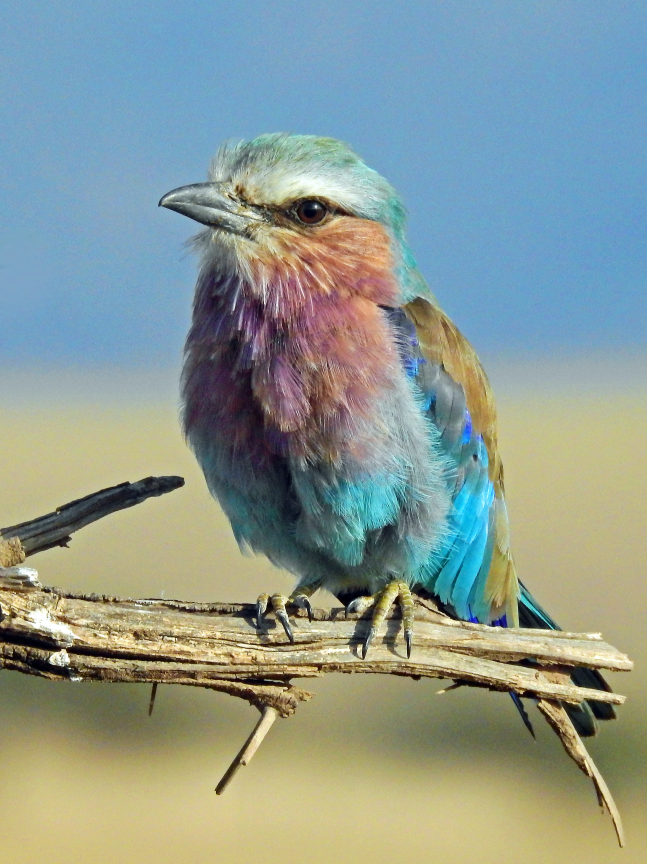
#> input picture Images/image7.jpg, 2588 x 3456 px, found by its file name (shown at 1/4 size)
$ jupyter execute 'Ex 15.ipynb'   (older library calls are emulated)
#> lines starting #> are read from the running program, lines starting #| are printed output that depends on the picture; after the words box and inside, x2 and y2 are one past the last pixel; in counts of white or black regions, pixels touching at a corner belong together
[cell 1]
# Write a python program for image segmentation with
# following techniques

[cell 2]
#10 a. Edge based Segmentation
import cv2
import numpy as np
path = r'/home/hansel/ip/Images/image7.jpg'
img=cv2.imread(path,0)
#> img: shape (3456, 2588); min 0, max 255, mean 149
img = cv2.resize(img,(300,400))
#> img: shape (400, 300)
img_gaussian = cv2.GaussianBlur(img,(3,3),0)
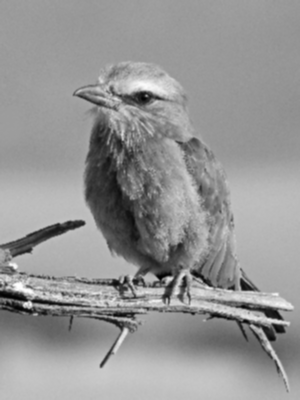
#> img_gaussian: shape (400, 300); min 1, max 255, mean 148.9
#canny
img_canny = cv2.Canny(img,100,200)
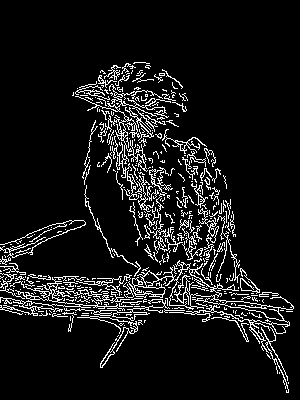
#> img_canny: shape (400, 300); 9% white in thin lines or dots, all inside (x1, y1, x2, y2) = (0, 62, 294, 393)
#sobel
img_sobelx = cv2.Sobel(img_gaussian,cv2.CV_8U,1,0,ksize=5)
img_sobely = cv2.Sobel(img_gaussian,cv2.CV_8U,0,1,ksize=5)
img_sobel = img_sobelx + img_sobely
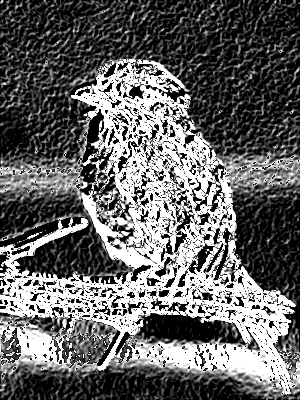
#> img_sobel: shape (400, 300); min 0, max 255, mean 101.3
#prewitt
kernelx = np.array([[1,1,1],[0,0,0],[-1,-1,-1]])
kernely = np.array([[-1,0,1],[-1,0,1],[-1,0,1]])
img_prewittx = cv2.filter2D(img_gaussian, -1, kernelx)
img_prewitty = cv2.filter2D(img_gaussian, -1, kernely)
#roberts
kernela=np.array([[-1,0,1],[-1,0,1]],dtype=float)
kernelb=np.array([[-1,0,1],[0,0,0]],dtype=float)
x=cv2.filter2D(img_gaussian,cv2.CV_16S,kernela)
y=cv2.filter2D(img_gaussian,cv2.CV_16S,kernelb)
absX=cv2.convertScaleAbs(x)
absY=cv2.convertScaleAbs(y)
Roberts=cv2.addWeighted(absX,0.5,absY,0.5,0)
cv2.imshow("Original Image", img)
cv2.imshow("Canny", img_canny)
cv2.imshow("Sobel X", img_sobelx)
cv2.imshow("Sobel Y", img_sobely)
cv2.imshow("Sobel", img_sobel)
cv2.imshow("Prewitt X", img_prewittx)
cv2.imshow("Prewitt Y", img_prewitty)
cv2.imshow("Prewitt", img_prewittx + img_prewitty)
cv2.imshow("Roberts",Roberts)
cv2.waitKey(0)
cv2.destroyAllWindows()

[cell 3]
# 10 b

import cv2
import matplotlib.pyplot as plt
path = r'/home/hansel/ip/Images/image7.jpg'
img=cv2.imread(path,0)
img = cv2.resize(img,(300,400))
blur=cv2.GaussianBlur(img,(3,3),0)
laplacian=cv2.Laplacian(blur,5,cv2.CV_64F)
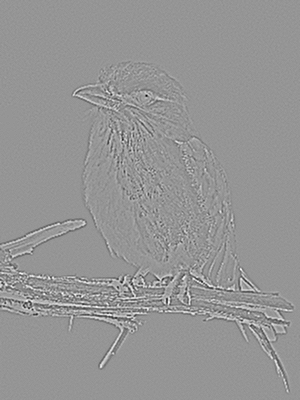
#> laplacian: shape (400, 300) float32; min -158, max 112, mean 0; drawn with min black and max white
filtered_image=cv2.convertScaleAbs(laplacian)
plt.imshow(filtered_image,cmap='gray')
plt.title('laplacian')
plt.show()

[cell 4]
# a) Edge based Segmentation
#RegionBased
import cv2
import numpy as np
path = r'/home/hansel/ip/Images/image7.jpg'
img=cv2.imread(path,0)
img = cv2.resize(img,(300,400))
img_gaussian = cv2.GaussianBlur(img,(3,3),0)
img_canny = cv2.Canny(img,100,200)
#sobel
img_sobelx = cv2.Sobel(img_gaussian,cv2.CV_8U,1,0,ksize=5)
img_sobely = cv2.Sobel(img_gaussian,cv2.CV_8U,0,1,ksize=5)
img_sobel = img_sobelx + img_sobely
cv2.imshow("Original Image", img)
cv2.imshow("Canny", img_canny)
cv2.imshow("Sobel X", img_sobelx)
cv2.imshow("Sobel Y", img_sobely)
cv2.imshow("Sobel", img_sobel)
cv2.waitKey(0)
cv2.destroyAllWindows()

[cell 5]
# b. Watershed based Segmentation
import numpy as np
import cv2 as cv
from matplotlib import pyplot as plt
path = r'/home/hansel/ip/Images/image7.jpg'
img=cv.imread(path)
#> img is the input picture: shape (3456, 2588, 3); mean B, G, R 146.4, 154.2, 139.7
img = cv.resize(img,(300,400))
#> img: shape (400, 300, 3)
cv.imshow("Original image",img)

b,g,r = cv.split(img)
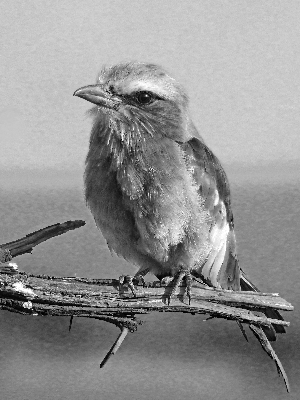
#> b: shape (400, 300); min 0, max 255, mean 146.3
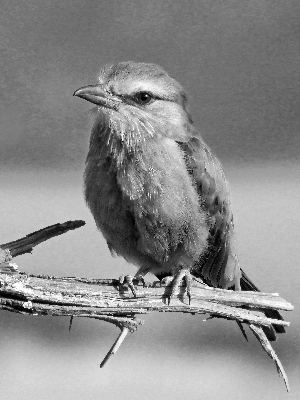
#> r: shape (400, 300); min 0, max 255, mean 139.6
rgb_img = cv.merge([r,g,b])
cv.imshow("rgb image",rgb_img)
gray = cv.cvtColor(img,cv.COLOR_BGR2GRAY)
ret, thresh = cv.threshold(gray,0,255,cv.THRESH_BINARY_INV+cv.THRESH_OTSU)
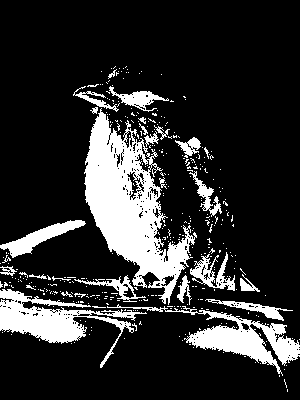
#> thresh: shape (400, 300); 17.9% white; 369 white regions (342 under 20 px), largest, box (x1, y1, x2, y2) and area: (84, 108, 197, 305) 9091, (0, 289, 147, 368) 3439, (107, 304, 300, 376) 3173
#> ret = 120
# # noise removal
kernel = np.ones((3,3),np.uint8)
opening = cv.morphologyEx(thresh,cv.MORPH_OPEN,kernel, iterations = 2)
#> opening: shape (400, 300); 11.7% white; 24 white regions, largest, box (x1, y1, x2, y2) and area: (85, 113, 188, 279) 7208, (0, 302, 83, 342) 1943, (195, 327, 273, 363) 1579
cv.imshow("image without Noise",opening)
# sure background area
sure_bg = cv.dilate(opening,kernel,iterations=3)
#> sure_bg: shape (400, 300); 18.1% white; 12 white regions, largest, box (x1, y1, x2, y2) and area: (82, 97, 205, 301) 10603, (192, 304, 300, 366) 3783, (0, 288, 86, 345) 3123
cv.imshow("sure background area",sure_bg)
# Finding sure foreground area
dist_transform = cv.distanceTransform(opening,cv.DIST_L2,5)
ret, sure_fg = cv.threshold(dist_transform,0.7*dist_transform.max(),255,0)
#> sure_fg: shape (400, 300) float32; 0.6% white; 1 white region, box (x1, y1, x2, y2) and area: (100, 178, 133, 245) 714
#> ret = 14.97
cv.imshow("sure foreground area",sure_fg)
cv.waitKey(0)
cv2.destroyAllWindows()

[cell 6]
import numpy as np
import cv2 as cv
from matplotlib import pyplot as plt
path = r'/home/hansel/ip/Images/image7.jpg'
img=cv.imread(path)
img = cv.resize(img,(300,400))
cv.imshow("Original image",img)
b,g,r = cv.split(img)
rgb_img = cv.merge([r,g,b])
cv.imshow("rgb image",rgb_img)
gray = cv.cvtColor(img,cv.COLOR_BGR2GRAY)
ret, thresh = cv.threshold(gray,0,255,cv.THRESH_BINARY_INV+cv.THRESH_OTSU)
#> ret = 120
# # noise removal
kernel = np.ones((3,3),np.uint8)
opening = cv.morphologyEx(thresh,cv.MORPH_OPEN,kernel, iterations = 2)
cv.imshow("image without Noise",opening)
# sure background area
sure_bg = cv.dilate(opening,kernel,iterations=3)
cv.imshow("sure background area",sure_bg)
# Finding sure foreground area
dist_transform = cv.distanceTransform(opening,cv.DIST_L2,5)
ret, sure_fg = cv.threshold(dist_transform,0.7*dist_transform.max(),255,0)
#> ret = 14.97
cv.imshow("sure foreground area",sure_fg)
# Finding unknown region
sure_fg = np.uint8(sure_fg)
unknown = cv.subtract(sure_bg,sure_fg)
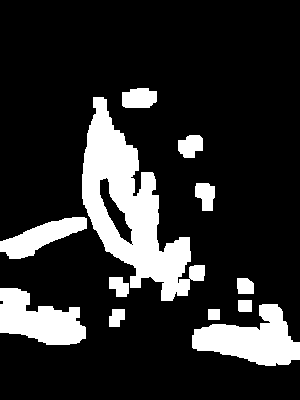
#> unknown: shape (400, 300); 17.5% white; 12 white regions, largest, box (x1, y1, x2, y2) and area: (82, 97, 205, 301) 9889, (192, 304, 300, 366) 3783, (0, 288, 86, 345) 3123
cv.imshow("unknown region",unknown)
# Marker labelling
ret, markers = cv.connectedComponents(sure_fg)
#> ret = 2
# Add one to all labels so that sure background is not 0, but 1
markers = markers+1
# Now, mark the region of unknown with zero
markers[unknown==255] = 0
markers = cv.watershed(img,markers)
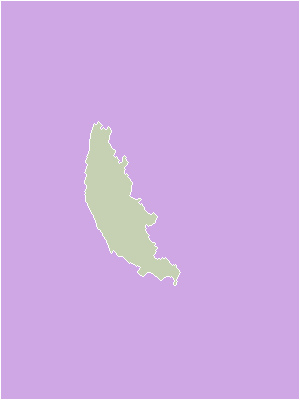
#> markers: shape (400, 300) int32; 3 distinct labels, from -1 to 2; one colour per label, 0 black, -1 white
img[markers == -1] = [255,0,0]
#> img: shape (400, 300, 3); mean B, G, R 148, 151.7, 137.4
cv.imshow("Marker labelling",markers.astype(np.uint8))
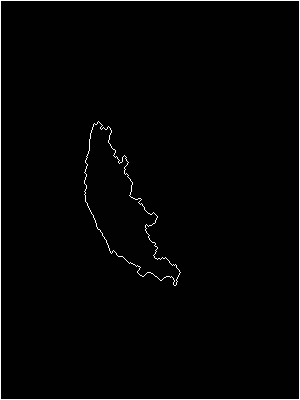
#> window 'Marker labelling': shape (400, 300); min 1, max 255, mean 5
cv.waitKey(0)
cv.destroyAllWindows()

$ run again, with Images/image1.jpg copied over Images/image7.jpg
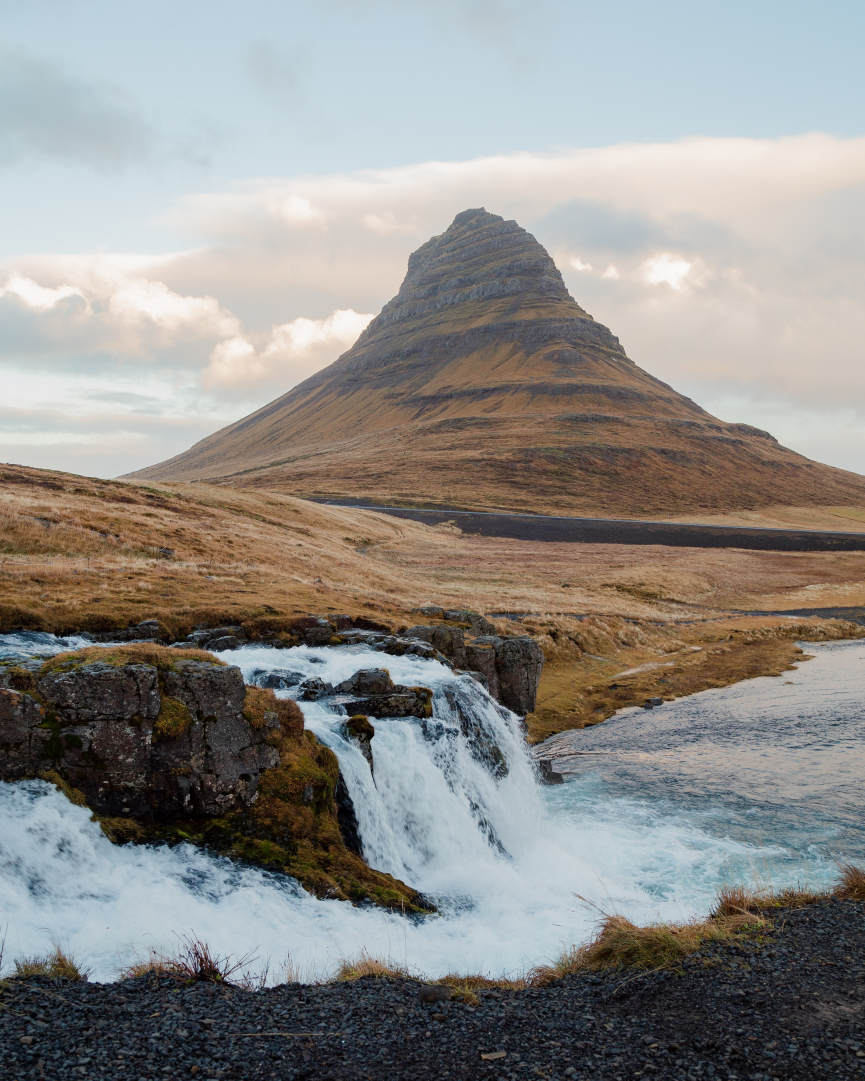
#> input picture Images/image1.jpg, 3458 x 4322 px, found by its file name (shown at 1/4 size)
#> img_canny: shape (400, 300); 14.9% white in thin lines or dots, all inside (x1, y1, x2, y2) = (0, 77, 300, 400)
#> img is the input picture: shape (4322, 3458, 3); mean B, G, R 137.5, 140.7, 142.5
#> thresh: shape (400, 300); 45% white; 288 white regions (282 under 20 px), largest, box (x1, y1, x2, y2) and area: (0, 77, 300, 400) 53149, (267, 265, 296, 275) 129, (63, 321, 74, 331) 55, (9, 323, 16, 334) 34, (167, 307, 176, 316) 21, (157, 332, 165, 337) 20
#> `ret, thresh = cv.threshold(gray,0,255,cv.THRESH_BINARY_INV+cv.THRESH_O..`: ret = 134
#> opening: shape (400, 300); 36.9% white; 23 white regions, largest, box (x1, y1, x2, y2) and area: (0, 210, 286, 340) 14799, (0, 323, 300, 400) 14041, (82, 78, 300, 219) 13218
#> sure_bg: shape (400, 300); 46% white; 7 white regions, largest, box (x1, y1, x2, y2) and area: (0, 75, 300, 343) 39081, (0, 320, 300, 400) 15294, (0, 170, 26, 186) 330
#> sure_fg: shape (400, 300) float32; 0.78% white; 1 white region, box (x1, y1, x2, y2) and area: (217, 379, 300, 400) 937
#> `ret, sure_fg = cv.threshold(dist_transform,0.7*dist_transform.max(),25..`: ret = 46.86
#> `ret, thresh = cv.threshold(gray,0,255,cv.THRESH_BINARY_INV+cv.THRESH_O..`: ret = 134
#> `ret, sure_fg = cv.threshold(dist_transform,0.7*dist_transform.max(),25..`: ret = 46.86
#> `unknown = cv.subtract(sure_bg,sure_fg)`:
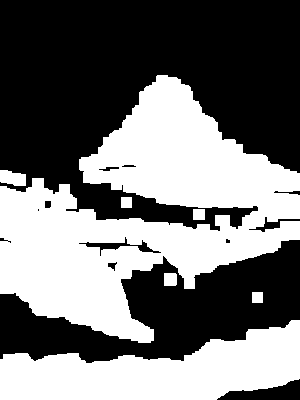
#> unknown: shape (400, 300); 45.3% white; 7 white regions, largest, box (x1, y1, x2, y2) and area: (0, 75, 300, 343) 39081, (0, 320, 300, 400) 14357, (0, 170, 26, 186) 330
#> `ret, markers = cv.connectedComponents(sure_fg)`: ret = 2
#> `cv.imshow("Marker labelling",markers.astype(np.uint8))`:
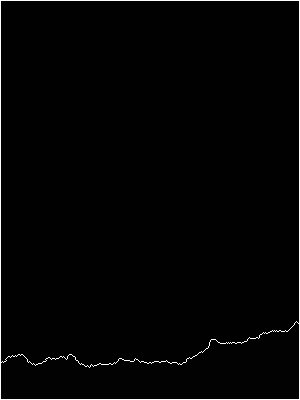
#> window 'Marker labelling': shape (400, 300); min 1, max 255, mean 4.8

$ run again, with Images/image2.jpg copied over Images/image7.jpg
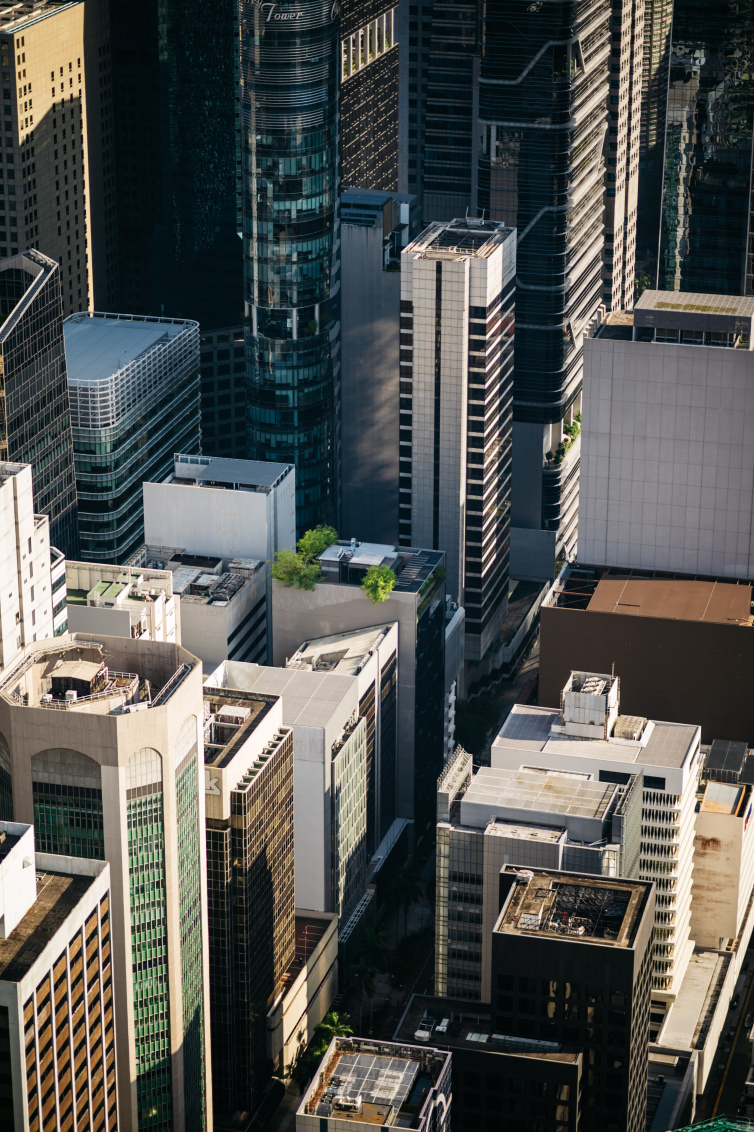
#> input picture Images/image2.jpg, 3016 x 4528 px, found by its file name (shown at 1/4 size)
#> img_canny: shape (400, 300); 20.6% white in thin lines or dots
#> img is the input picture: shape (4528, 3016, 3); mean B, G, R 80.9, 83.9, 82.2
#> thresh: shape (400, 300); 63.7% white; 713 black regions (667 under 20 px), largest, box (x1, y1, x2, y2) and area: (0, 160, 168, 400) 18233, (209, 0, 300, 222) 7635, (174, 237, 300, 396) 6851
#> `ret, thresh = cv.threshold(gray,0,255,cv.THRESH_BINARY_INV+cv.THRESH_O..`: ret = 100
#> opening: shape (400, 300); 50.9% white; 82 black regions (67 under 20 px), largest, box (x1, y1, x2, y2) and area: (0, 0, 180, 400) 30618, (207, 0, 300, 222) 11332, (174, 237, 300, 400) 9913
#> sure_bg: shape (400, 300); 66.9% white; 25 black regions (13 under 20 px), largest, box (x1, y1, x2, y2) and area: (0, 113, 163, 400) 19307, (219, 0, 300, 218) 7620, (178, 240, 300, 375) 6806
#> sure_fg: shape (400, 300) float32; 1.6% white; 4 white regions, box (x1, y1, x2, y2) and area: (56, 0, 78, 90) 1502, (180, 0, 205, 35) 423, (200, 396, 206, 400) 21, (294, 0, 300, 5) 20
#> `ret, sure_fg = cv.threshold(dist_transform,0.7*dist_transform.max(),25..`: ret = 23.1
#> `ret, thresh = cv.threshold(gray,0,255,cv.THRESH_BINARY_INV+cv.THRESH_O..`: ret = 100
#> `ret, sure_fg = cv.threshold(dist_transform,0.7*dist_transform.max(),25..`: ret = 23.1
#> `ret, markers = cv.connectedComponents(sure_fg)`: ret = 5
#> `cv.imshow("Marker labelling",markers.astype(np.uint8))`:
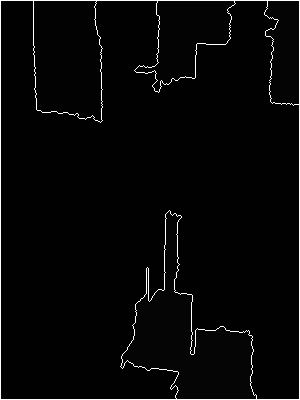
#> window 'Marker labelling': shape (400, 300); min 1, max 255, mean 7.4
